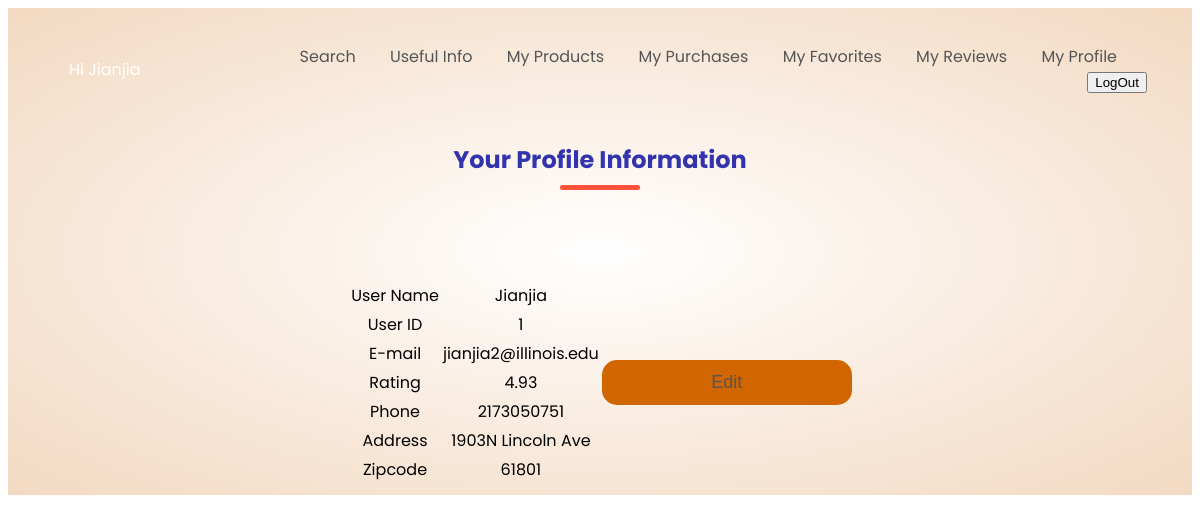
/my_profile.php (signed in), run on the app's committed database.
### tables this page shows
CREATE TABLE `Customer` (
  `User_ID` int(11) NOT NULL,
  `User_Name` varchar(50) DEFAULT NULL,
  `Email` varchar(50) DEFAULT NULL,
  `User_Password` varchar(255) DEFAULT NULL,
  `Rating` double DEFAULT NULL,
  `Address` varchar(50) DEFAULT NULL,
  `Phone` varchar(50) DEFAULT NULL,
  `Zipcode` int(11) DEFAULT NULL,
  `Lat` double DEFAULT NULL,
  `Lon` double DEFAULT NULL
);

### my_profile.php (the view)
<?php
  require "my_products_header.php";
?>
<main>
<div class="small-container">
      <h2 class="title"> Your Profile Information</h2>
      <div class="row">
<?php
  include 'mysqli_connect.php';
  $query=mysqli_query($dbc,"SELECT * FROM Customer WHERE User_ID='$User_ID'")or die(mysqli_error());
  $row=mysqli_fetch_array($query);
?>
<div class="col-5">
<table>
  <tr>
    <td>User Name </td>
    <td><?php echo $row['User_Name']; ?></td>
  </tr>
  <tr>
    <td>User ID</td>
    <td><?php echo $row['User_ID']; ?></td>
  </tr>
  <tr>
    <td>E-mail</td>
    <td><?php echo $row['Email']; ?></td>
  </tr>
  <tr>
    <td>Rating</td>
    <td><?php echo $row['Rating']; ?></td>
  </tr>
  <tr>
    <td>Phone</td>
    <td><?php echo $row['Phone']; ?></td>
  </tr>
  <tr>
    <td>Address</td>
    <td><?php echo $row['Address']; ?></td>
  </tr>
  <tr>
    <td>Zipcode</td>
    <td><?php echo $row['Zipcode']; ?></td>
  </tr>
</table>
<button class="col-4-btn">
        <?php echo "<a href=my_profile_edit.php >Edit</a>" ?>
</button>
</div>
</main>

### style_product.css (style rules this page uses)
body { font-family: 'Poppins', sans-serif; }
a { text-decoration: none; color: #555; }
.row { display: flex; align-items: center; flex-wrap: wrap; justify-content: space-around; }
.small-container { max-width: 1080; margin: auto; padding-left: 25px; padding-right: 25px; }
.small-container button { border: none; outline: 0; display: inline-block; padding: 12px; color: white; text-align: center; cursor: pointer; width: 250px; font-size: 18px; }
.title { text-align: center; margin: 0 auto 80px; position: relative; line-height: 60px; color: #3234ad }
.title::after { content: ''; background: #ff523b; width: 80px; height: 5px; border-radius: 5px; position: absolute; bottom: 0; left: 50%; transform: translateX(-50%); }
.col-4-btn { display: inline-block; background: #d16500; padding: 8px 0px; margin: 10px 0; border-radius: 15px; transition: background 0.3s; }
.col-5 { text-align: center; position: relative; display: flex; justify-content: center; align-items: center; padding: 10px; margin: 0 auto; object-fit: cover; }

### data on the page
customer: User_Name "Jianjia", User_ID "1", Email "jianjia2@illinois.edu", Rating "4.93", Phone "2173050751", Address "1903N Lincoln Ave", Zipcode "61801"

### other printed values
$User_Name "Jianjia"
